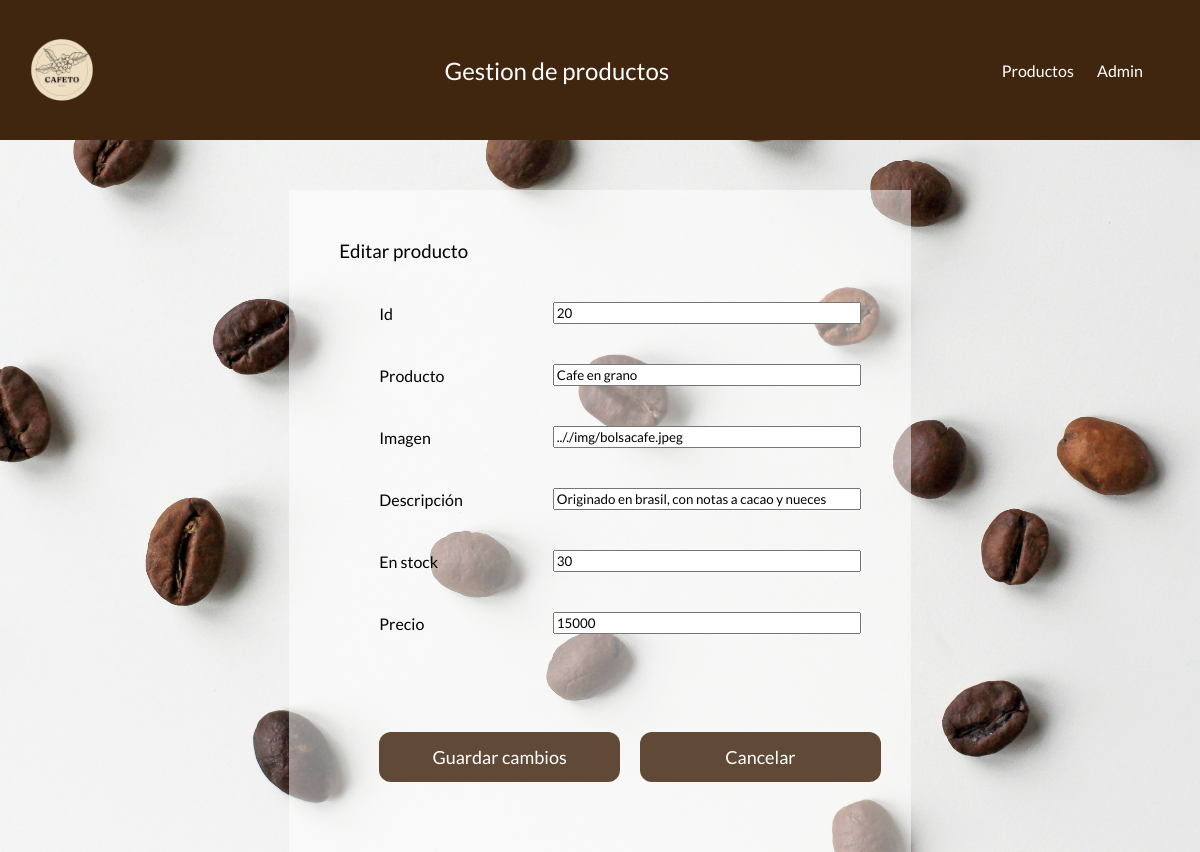
The page /main/editar_producto.php?id_producto=20 on the database its author committed.
### tables this page shows
CREATE TABLE `productos` (
  `id_producto` int(11) NOT NULL,
  `nombre_producto` varchar(100) NOT NULL,
  `imagen_producto` varchar(500) NOT NULL,
  `descripcion_producto` varchar(500) NOT NULL,
  `stock_producto` int(11) NOT NULL,
  `precio_producto` int(11) NOT NULL
);

### main/editar_producto.php (the view, shortened to what this page needs)
<?php
$id = $_GET['id_producto'];
$conexion = mysqli_connect("127.0.0.1:3306", "root", "", "proyecto");
$query = "SELECT * FROM productos WHERE id_producto = $id";
$resultado = mysqli_query($conexion, $query);
$columna = mysqli_fetch_assoc($resultado);
echo '<!DOCTYPE html>
<html lang="es">
<head>
    <link rel="stylesheet"  href=".././css/style.css">
</head>
<body style="background-image: url(.././img/nordwood-themes-ivP3TYdLvw0-unsplash.jpg)">
<header class="header">
        <img src=".././img/logo-removebg-preview.png" alt="Logo">
        <h2>Gestion de productos</h2>
        <div class="nav">
        <a href="index.php">Productos</a>
        <a href="usuario.html">Admin</a>
        </div>
      </header>
  <div id="divNuevoProducto">
  <h3>Editar producto</h3>
    <form class="formNuevoProducto" action="./response_get_editar.php" method="get">
      <div class="label oculto">
        <label for="id">Id</label>
          <input id="id" name="id"  type="number" placeholder=" " value="'.$columna["id_producto"].'" readonly/>
        </div>
      <div class="label">
        <label for="nombre">Producto</label>
          <input id="nombre" name="nombre"  type="text" placeholder=" " value="'.$columna["nombre_producto"].'" />
        </div>
        <div class="label">
        <label for="imagen">Imagen</label>
          <input id="imagen" name="imagen"  type="text" value="'.$columna["imagen_producto"].'"  />
          </div>
          <div class="label">
            <label for="descripcion">Descripción</label>
            <input id="descripcion" name="descripcion"  type="text" value="'.$columna["descripcion_producto"].'" placeholder=" " />
          </div>
         <div class="label">
            <label for="stock">En stock</label>
            <input id="stock" type="number" name="stock" value='.$columna["stock_producto"].' placeholder=" " />
          </div>
          <div class="label">
            <label for="precio">Precio</label>
            <input id="precio" type="text" name="precio" value='.$columna["precio_producto"].' placeholder=" " />
          </div>
          <div class="buttonForm">
        <button class="submit">Guardar cambios</button>
        <button class="submit"> <a href="./alta_editar.php"> Cancelar</a></button>
      </div>
    </form>
  </div>
</body>
</html>';
?>

### css/style.css (style rules this page uses)
* { font-family: 'Lato', sans-serif; font-weight: 400; font-style: normal; margin: 0px; }
header { display: flex; padding: 20px; background-color: #41260f; width: 98%; color: white; align-items: center; justify-content: space-between; }
header > img { width: 100px; }
a { text-decoration: none; color: #000000; }
#divNuevoProducto { margin-top: 50px; padding: 50px; background-color: rgba(255, 255, 255, 0.5); width: fit-content; display: flex; flex-wrap: nowrap; flex-direction: column; justify-content: center; }
.formNuevoProducto { width: 100%; padding: 20px; }
.label { padding: 20px; display: flex; flex-direction: row; align-items: center; justify-content: space-between; }
.label > input { width: 300px; }
.label > label { margin-right: 50px; }
.oculto { display: none; }
.submit { background-color: #ffffff; border-radius: 12px; border: 0; box-sizing: border-box; color: #000000; cursor: pointer; font-size: 18px; height: 50px; margin-top: 38px; outline: 0; text-align: center; width: 100%; }
.nav { margin-right: 25px; }
.nav > a { margin-right: 20px; text-decoration: none; color: #fff; }
body { background-size: cover; background-color: #e5d3c4; background-attachment: fixed; display: flex; flex-direction: column; align-items: center; }
#divNuevoProducto { margin-top: 50px; padding: 50px; background-color: rgba(255, 255, 255, 0.5); width: fit-content; }
.formNuevoProducto { display: flex; flex-wrap: nowrap; flex-direction: column; justify-content: center; width: 100%; padding: 20px; }
.buttonForm { margin-top: 40px; display: flex; flex-direction: row; }
.buttonForm > button { margin-left: 20px; padding: 5px; background-color: #41260fd3; color: white; border: 0px; }
.buttonForm > button > a { color: white; }

### rows shown on the page
productos: id "20", nombre "Cafe en grano", imagen ".././img/bolsacafe.jpeg", descripcion "Originado en brasil, con notas a cacao y nueces", stock "30", precio "15000"
